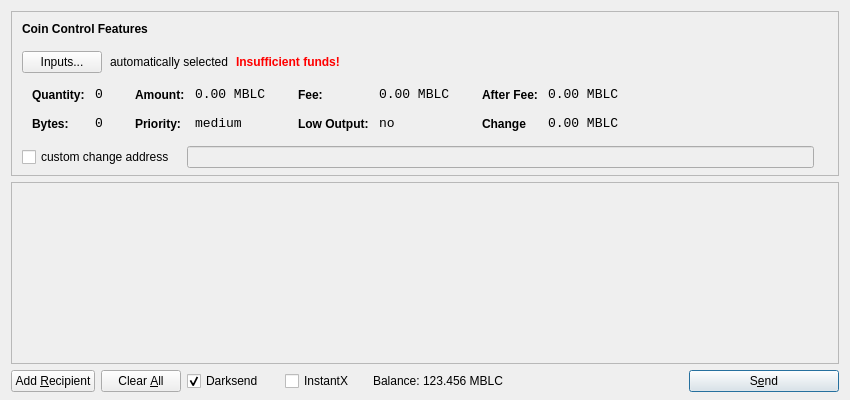
<?xml version="1.0" encoding="UTF-8"?>
<ui version="4.0">
 <class>SendCoinsDialog</class>
 <widget class="QDialog" name="SendCoinsDialog">
  <property name="geometry">
   <rect>
    <x>0</x>
    <y>0</y>
    <width>850</width>
    <height>400</height>
   </rect>
  </property>
  <property name="windowTitle">
   <string>Send Coins</string>
  </property>
  <layout class="QVBoxLayout" name="verticalLayout" stretch="0,1,0">
   <property name="bottomMargin">
    <number>8</number>
   </property>
   <item>
    <widget class="QFrame" name="frameCoinControl">
     <property name="sizePolicy">
      <sizepolicy hsizetype="Expanding" vsizetype="Expanding">
       <horstretch>0</horstretch>
       <verstretch>0</verstretch>
      </sizepolicy>
     </property>
     <property name="maximumSize">
      <size>
       <width>16777215</width>
       <height>16777215</height>
      </size>
     </property>
     <property name="styleSheet">
      <string notr="true"/>
     </property>
     <property name="frameShape">
      <enum>QFrame::StyledPanel</enum>
     </property>
     <property name="frameShadow">
      <enum>QFrame::Sunken</enum>
     </property>
     <layout class="QVBoxLayout" name="verticalLayoutCoinControl2">
      <property name="spacing">
       <number>6</number>
      </property>
      <property name="leftMargin">
       <number>0</number>
      </property>
      <property name="topMargin">
       <number>0</number>
      </property>
      <property name="rightMargin">
       <number>0</number>
      </property>
      <property name="bottomMargin">
       <number>6</number>
      </property>
      <item>
       <layout class="QVBoxLayout" name="verticalLayoutCoinControl" stretch="0,0,0,0,1">
        <property name="spacing">
         <number>0</number>
        </property>
        <property name="leftMargin">
         <number>10</number>
        </property>
        <property name="topMargin">
         <number>10</number>
        </property>
        <item>
         <layout class="QHBoxLayout" name="horizontalLayoutCoinControl1">
          <property name="bottomMargin">
           <number>15</number>
          </property>
          <item>
           <widget class="QLabel" name="labelCoinControlFeatures">
            <property name="sizePolicy">
             <sizepolicy hsizetype="Preferred" vsizetype="Maximum">
              <horstretch>0</horstretch>
              <verstretch>0</verstretch>
             </sizepolicy>
            </property>
            <property name="font">
             <font>
              <weight>75</weight>
              <bold>true</bold>
             </font>
            </property>
            <property name="styleSheet">
             <string notr="true">font-weight:bold;</string>
            </property>
            <property name="text">
             <string>Coin Control Features</string>
            </property>
           </widget>
          </item>
         </layout>
        </item>
        <item>
         <layout class="QHBoxLayout" name="horizontalLayoutCoinControl2" stretch="0,0,0,0">
          <property name="spacing">
           <number>8</number>
          </property>
          <property name="bottomMargin">
           <number>10</number>
          </property>
          <item>
           <widget class="QPushButton" name="pushButtonCoinControl">
            <property name="styleSheet">
             <string notr="true"/>
            </property>
            <property name="text">
             <string>Inputs...</string>
            </property>
           </widget>
          </item>
          <item>
           <widget class="QLabel" name="labelCoinControlAutomaticallySelected">
            <property name="text">
             <string>automatically selected</string>
            </property>
            <property name="margin">
             <number>5</number>
            </property>
           </widget>
          </item>
          <item>
           <widget class="QLabel" name="labelCoinControlInsuffFunds">
            <property name="font">
             <font>
              <weight>75</weight>
              <bold>true</bold>
             </font>
            </property>
            <property name="styleSheet">
             <string notr="true">color:red;font-weight:bold;</string>
            </property>
            <property name="text">
             <string>Insufficient funds!</string>
            </property>
            <property name="margin">
             <number>5</number>
            </property>
           </widget>
          </item>
          <item>
           <spacer name="horizontalSpacerCoinControl">
            <property name="orientation">
             <enum>Qt::Horizontal</enum>
            </property>
            <property name="sizeHint" stdset="0">
             <size>
              <width>40</width>
              <height>1</height>
             </size>
            </property>
           </spacer>
          </item>
         </layout>
        </item>
        <item>
         <widget class="QWidget" name="widgetCoinControl" native="true">
          <property name="sizePolicy">
           <sizepolicy hsizetype="Preferred" vsizetype="Preferred">
            <horstretch>0</horstretch>
            <verstretch>0</verstretch>
           </sizepolicy>
          </property>
          <property name="minimumSize">
           <size>
            <width>0</width>
            <height>0</height>
           </size>
          </property>
          <property name="styleSheet">
           <string notr="true"/>
          </property>
          <layout class="QHBoxLayout" name="horizontalLayoutCoinControl5">
           <property name="leftMargin">
            <number>0</number>
           </property>
           <property name="topMargin">
            <number>0</number>
           </property>
           <property name="rightMargin">
            <number>0</number>
           </property>
           <property name="bottomMargin">
            <number>0</number>
           </property>
           <item>
            <layout class="QHBoxLayout" name="horizontalLayoutCoinControl3" stretch="0,0,0,1">
             <property name="spacing">
              <number>20</number>
             </property>
             <property name="topMargin">
              <number>0</number>
             </property>
             <property name="bottomMargin">
              <number>10</number>
             </property>
             <item>
              <layout class="QFormLayout" name="formLayoutCoinControl1">
               <property name="horizontalSpacing">
                <number>10</number>
               </property>
               <property name="verticalSpacing">
                <number>14</number>
               </property>
               <property name="leftMargin">
                <number>10</number>
               </property>
               <property name="topMargin">
                <number>4</number>
               </property>
               <property name="rightMargin">
                <number>6</number>
               </property>
               <item row="0" column="0">
                <widget class="QLabel" name="labelCoinControlQuantityText">
                 <property name="styleSheet">
                  <string notr="true">font-weight:bold;</string>
                 </property>
                 <property name="text">
                  <string>Quantity:</string>
                 </property>
                 <property name="margin">
                  <number>0</number>
                 </property>
                </widget>
               </item>
               <item row="0" column="1">
                <widget class="QLabel" name="labelCoinControlQuantity">
                 <property name="font">
                  <font>
                   <family>Monospace</family>
                   <pointsize>10</pointsize>
                  </font>
                 </property>
                 <property name="cursor">
                  <cursorShape>IBeamCursor</cursorShape>
                 </property>
                 <property name="contextMenuPolicy">
                  <enum>Qt::ActionsContextMenu</enum>
                 </property>
                 <property name="text">
                  <string>0</string>
                 </property>
                 <property name="margin">
                  <number>0</number>
                 </property>
                 <property name="textInteractionFlags">
                  <set>Qt::LinksAccessibleByMouse|Qt::TextSelectableByKeyboard|Qt::TextSelectableByMouse</set>
                 </property>
                </widget>
               </item>
               <item row="1" column="0">
                <widget class="QLabel" name="labelCoinControlBytesText">
                 <property name="styleSheet">
                  <string notr="true">font-weight:bold;</string>
                 </property>
                 <property name="text">
                  <string>Bytes:</string>
                 </property>
                </widget>
               </item>
               <item row="1" column="1">
                <widget class="QLabel" name="labelCoinControlBytes">
                 <property name="font">
                  <font>
                   <family>Monospace</family>
                   <pointsize>10</pointsize>
                  </font>
                 </property>
                 <property name="cursor">
                  <cursorShape>IBeamCursor</cursorShape>
                 </property>
                 <property name="contextMenuPolicy">
                  <enum>Qt::ActionsContextMenu</enum>
                 </property>
                 <property name="text">
                  <string>0</string>
                 </property>
                 <property name="textInteractionFlags">
                  <set>Qt::LinksAccessibleByMouse|Qt::TextSelectableByKeyboard|Qt::TextSelectableByMouse</set>
                 </property>
                </widget>
               </item>
              </layout>
             </item>
             <item>
              <layout class="QFormLayout" name="formLayoutCoinControl2">
               <property name="horizontalSpacing">
                <number>10</number>
               </property>
               <property name="verticalSpacing">
                <number>14</number>
               </property>
               <property name="leftMargin">
                <number>6</number>
               </property>
               <property name="topMargin">
                <number>4</number>
               </property>
               <property name="rightMargin">
                <number>6</number>
               </property>
               <item row="0" column="0">
                <widget class="QLabel" name="labelCoinControlAmountText">
                 <property name="styleSheet">
                  <string notr="true">font-weight:bold;</string>
                 </property>
                 <property name="text">
                  <string>Amount:</string>
                 </property>
                 <property name="margin">
                  <number>0</number>
                 </property>
                </widget>
               </item>
               <item row="0" column="1">
                <widget class="QLabel" name="labelCoinControlAmount">
                 <property name="font">
                  <font>
                   <family>Monospace</family>
                   <pointsize>10</pointsize>
                  </font>
                 </property>
                 <property name="cursor">
                  <cursorShape>IBeamCursor</cursorShape>
                 </property>
                 <property name="contextMenuPolicy">
                  <enum>Qt::ActionsContextMenu</enum>
                 </property>
                 <property name="text">
                  <string>0.00 MBLC</string>
                 </property>
                 <property name="textInteractionFlags">
                  <set>Qt::LinksAccessibleByMouse|Qt::TextSelectableByKeyboard|Qt::TextSelectableByMouse</set>
                 </property>
                </widget>
               </item>
               <item row="1" column="0">
                <widget class="QLabel" name="labelCoinControlPriorityText">
                 <property name="styleSheet">
                  <string notr="true">font-weight:bold;</string>
                 </property>
                 <property name="text">
                  <string>Priority:</string>
                 </property>
                </widget>
               </item>
               <item row="1" column="1">
                <widget class="QLabel" name="labelCoinControlPriority">
                 <property name="font">
                  <font>
                   <family>Monospace</family>
                   <pointsize>10</pointsize>
                  </font>
                 </property>
                 <property name="cursor">
                  <cursorShape>IBeamCursor</cursorShape>
                 </property>
                 <property name="contextMenuPolicy">
                  <enum>Qt::ActionsContextMenu</enum>
                 </property>
                 <property name="text">
                  <string>medium</string>
                 </property>
                 <property name="textInteractionFlags">
                  <set>Qt::LinksAccessibleByMouse|Qt::TextSelectableByKeyboard|Qt::TextSelectableByMouse</set>
                 </property>
                </widget>
               </item>
              </layout>
             </item>
             <item>
              <layout class="QFormLayout" name="formLayoutCoinControl3">
               <property name="horizontalSpacing">
                <number>10</number>
               </property>
               <property name="verticalSpacing">
                <number>14</number>
               </property>
               <property name="leftMargin">
                <number>6</number>
               </property>
               <property name="topMargin">
                <number>4</number>
               </property>
               <property name="rightMargin">
                <number>6</number>
               </property>
               <item row="0" column="0">
                <widget class="QLabel" name="labelCoinControlFeeText">
                 <property name="styleSheet">
                  <string notr="true">font-weight:bold;</string>
                 </property>
                 <property name="text">
                  <string>Fee:</string>
                 </property>
                 <property name="margin">
                  <number>0</number>
                 </property>
                </widget>
               </item>
               <item row="0" column="1">
                <widget class="QLabel" name="labelCoinControlFee">
                 <property name="font">
                  <font>
                   <family>Monospace</family>
                   <pointsize>10</pointsize>
                  </font>
                 </property>
                 <property name="cursor">
                  <cursorShape>IBeamCursor</cursorShape>
                 </property>
                 <property name="contextMenuPolicy">
                  <enum>Qt::ActionsContextMenu</enum>
                 </property>
                 <property name="text">
                  <string>0.00 MBLC</string>
                 </property>
                 <property name="textInteractionFlags">
                  <set>Qt::LinksAccessibleByMouse|Qt::TextSelectableByKeyboard|Qt::TextSelectableByMouse</set>
                 </property>
                </widget>
               </item>
               <item row="1" column="0">
                <widget class="QLabel" name="labelCoinControlLowOutputText">
                 <property name="styleSheet">
                  <string notr="true">font-weight:bold;</string>
                 </property>
                 <property name="text">
                  <string>Low Output:</string>
                 </property>
                </widget>
               </item>
               <item row="1" column="1">
                <widget class="QLabel" name="labelCoinControlLowOutput">
                 <property name="font">
                  <font>
                   <family>Monospace</family>
                   <pointsize>10</pointsize>
                  </font>
                 </property>
                 <property name="cursor">
                  <cursorShape>IBeamCursor</cursorShape>
                 </property>
                 <property name="contextMenuPolicy">
                  <enum>Qt::ActionsContextMenu</enum>
                 </property>
                 <property name="text">
                  <string>no</string>
                 </property>
                 <property name="textInteractionFlags">
                  <set>Qt::LinksAccessibleByMouse|Qt::TextSelectableByKeyboard|Qt::TextSelectableByMouse</set>
                 </property>
                </widget>
               </item>
              </layout>
             </item>
             <item>
              <layout class="QFormLayout" name="formLayoutCoinControl4">
               <property name="horizontalSpacing">
                <number>10</number>
               </property>
               <property name="verticalSpacing">
                <number>14</number>
               </property>
               <property name="leftMargin">
                <number>6</number>
               </property>
               <property name="topMargin">
                <number>4</number>
               </property>
               <property name="rightMargin">
                <number>6</number>
               </property>
               <item row="0" column="0">
                <widget class="QLabel" name="labelCoinControlAfterFeeText">
                 <property name="styleSheet">
                  <string notr="true">font-weight:bold;</string>
                 </property>
                 <property name="text">
                  <string>After Fee:</string>
                 </property>
                 <property name="margin">
                  <number>0</number>
                 </property>
                </widget>
               </item>
               <item row="0" column="1">
                <widget class="QLabel" name="labelCoinControlAfterFee">
                 <property name="font">
                  <font>
                   <family>Monospace</family>
                   <pointsize>10</pointsize>
                  </font>
                 </property>
                 <property name="cursor">
                  <cursorShape>IBeamCursor</cursorShape>
                 </property>
                 <property name="contextMenuPolicy">
                  <enum>Qt::ActionsContextMenu</enum>
                 </property>
                 <property name="text">
                  <string>0.00 MBLC</string>
                 </property>
                 <property name="textInteractionFlags">
                  <set>Qt::LinksAccessibleByMouse|Qt::TextSelectableByKeyboard|Qt::TextSelectableByMouse</set>
                 </property>
                </widget>
               </item>
               <item row="1" column="0">
                <widget class="QLabel" name="labelCoinControlChangeText">
                 <property name="styleSheet">
                  <string notr="true">font-weight:bold;</string>
                 </property>
                 <property name="text">
                  <string>Change</string>
                 </property>
                </widget>
               </item>
               <item row="1" column="1">
                <widget class="QLabel" name="labelCoinControlChange">
                 <property name="font">
                  <font>
                   <family>Monospace</family>
                   <pointsize>10</pointsize>
                  </font>
                 </property>
                 <property name="cursor">
                  <cursorShape>IBeamCursor</cursorShape>
                 </property>
                 <property name="contextMenuPolicy">
                  <enum>Qt::ActionsContextMenu</enum>
                 </property>
                 <property name="text">
                  <string>0.00 MBLC</string>
                 </property>
                 <property name="textInteractionFlags">
                  <set>Qt::LinksAccessibleByMouse|Qt::TextSelectableByKeyboard|Qt::TextSelectableByMouse</set>
                 </property>
                </widget>
               </item>
              </layout>
             </item>
            </layout>
           </item>
          </layout>
         </widget>
        </item>
        <item>
         <layout class="QHBoxLayout" name="horizontalLayoutCoinControl4" stretch="0,0,0">
          <property name="spacing">
           <number>12</number>
          </property>
          <property name="sizeConstraint">
           <enum>QLayout::SetDefaultConstraint</enum>
          </property>
          <property name="topMargin">
           <number>5</number>
          </property>
          <property name="rightMargin">
           <number>5</number>
          </property>
          <item>
           <widget class="QCheckBox" name="checkBoxCoinControlChange">
            <property name="text">
             <string>custom change address</string>
            </property>
           </widget>
          </item>
          <item>
           <widget class="QLineEdit" name="lineEditCoinControlChange">
            <property name="enabled">
             <bool>false</bool>
            </property>
            <property name="sizePolicy">
             <sizepolicy hsizetype="Expanding" vsizetype="Fixed">
              <horstretch>0</horstretch>
              <verstretch>0</verstretch>
             </sizepolicy>
            </property>
           </widget>
          </item>
          <item>
           <widget class="QLabel" name="labelCoinControlChangeLabel">
            <property name="sizePolicy">
             <sizepolicy hsizetype="Preferred" vsizetype="Expanding">
              <horstretch>0</horstretch>
              <verstretch>0</verstretch>
             </sizepolicy>
            </property>
            <property name="minimumSize">
             <size>
              <width>0</width>
              <height>0</height>
             </size>
            </property>
            <property name="text">
             <string/>
            </property>
            <property name="margin">
             <number>3</number>
            </property>
           </widget>
          </item>
         </layout>
        </item>
        <item>
         <spacer name="verticalSpacerCoinControl">
          <property name="orientation">
           <enum>Qt::Vertical</enum>
          </property>
          <property name="sizeHint" stdset="0">
           <size>
            <width>800</width>
            <height>1</height>
           </size>
          </property>
         </spacer>
        </item>
       </layout>
      </item>
     </layout>
    </widget>
   </item>
   <item>
    <widget class="QScrollArea" name="scrollArea">
     <property name="widgetResizable">
      <bool>true</bool>
     </property>
     <widget class="QWidget" name="scrollAreaWidgetContents">
      <property name="geometry">
       <rect>
        <x>0</x>
        <y>0</y>
        <width>830</width>
        <height>152</height>
       </rect>
      </property>
      <layout class="QVBoxLayout" name="verticalLayout_2">
       <property name="leftMargin">
        <number>0</number>
       </property>
       <property name="topMargin">
        <number>0</number>
       </property>
       <property name="rightMargin">
        <number>0</number>
       </property>
       <property name="bottomMargin">
        <number>0</number>
       </property>
       <item>
        <layout class="QVBoxLayout" name="entries">
         <property name="spacing">
          <number>6</number>
         </property>
        </layout>
       </item>
       <item>
        <spacer name="verticalSpacer">
         <property name="orientation">
          <enum>Qt::Vertical</enum>
         </property>
         <property name="sizeHint" stdset="0">
          <size>
           <width>20</width>
           <height>40</height>
          </size>
         </property>
        </spacer>
       </item>
      </layout>
     </widget>
    </widget>
   </item>
   <item>
    <layout class="QHBoxLayout" name="horizontalLayout">
     <item>
      <widget class="QPushButton" name="addButton">
       <property name="toolTip">
        <string>Send to multiple recipients at once</string>
       </property>
       <property name="text">
        <string>Add &amp;Recipient</string>
       </property>
       <property name="autoDefault">
        <bool>false</bool>
       </property>
      </widget>
     </item>
     <item>
      <widget class="QPushButton" name="clearButton">
       <property name="sizePolicy">
        <sizepolicy hsizetype="Minimum" vsizetype="Fixed">
         <horstretch>0</horstretch>
         <verstretch>0</verstretch>
        </sizepolicy>
       </property>
       <property name="toolTip">
        <string>Remove all transaction fields</string>
       </property>
       <property name="text">
        <string>Clear &amp;All</string>
       </property>
       <property name="autoRepeatDelay">
        <number>300</number>
       </property>
       <property name="autoDefault">
        <bool>false</bool>
       </property>
      </widget>
     </item>
     <item>
      <layout class="QHBoxLayout" name="horizontalLayout_2">
       <property name="spacing">
        <number>3</number>
       </property>
       <item>
        <widget class="QCheckBox" name="checkUseDarksend">
         <property name="minimumSize">
          <size>
           <width>95</width>
           <height>0</height>
          </size>
         </property>
         <property name="text">
          <string>Darksend</string>
         </property>
         <property name="checked">
          <bool>true</bool>
         </property>
        </widget>
       </item>
       <item>
        <widget class="QCheckBox" name="checkInstantX">
         <property name="enabled">
          <bool>true</bool>
         </property>
         <property name="minimumSize">
          <size>
           <width>85</width>
           <height>0</height>
          </size>
         </property>
         <property name="text">
          <string>InstantX</string>
         </property>
        </widget>
       </item>
       <item>
        <widget class="QLabel" name="label">
         <property name="sizePolicy">
          <sizepolicy hsizetype="Preferred" vsizetype="Fixed">
           <horstretch>0</horstretch>
           <verstretch>0</verstretch>
          </sizepolicy>
         </property>
         <property name="text">
          <string>Balance:</string>
         </property>
        </widget>
       </item>
       <item>
        <widget class="QLabel" name="labelBalance">
         <property name="sizePolicy">
          <sizepolicy hsizetype="Preferred" vsizetype="Fixed">
           <horstretch>0</horstretch>
           <verstretch>0</verstretch>
          </sizepolicy>
         </property>
         <property name="cursor">
          <cursorShape>IBeamCursor</cursorShape>
         </property>
         <property name="text">
          <string>123.456 MBLC</string>
         </property>
         <property name="textInteractionFlags">
          <set>Qt::LinksAccessibleByMouse|Qt::TextSelectableByKeyboard|Qt::TextSelectableByMouse</set>
         </property>
        </widget>
       </item>
      </layout>
     </item>
     <item>
      <spacer name="horizontalSpacer">
       <property name="orientation">
        <enum>Qt::Horizontal</enum>
       </property>
       <property name="sizeHint" stdset="0">
        <size>
         <width>40</width>
         <height>20</height>
        </size>
       </property>
      </spacer>
     </item>
     <item>
      <widget class="QPushButton" name="sendButton">
       <property name="minimumSize">
        <size>
         <width>150</width>
         <height>0</height>
        </size>
       </property>
       <property name="toolTip">
        <string>Confirm the send action</string>
       </property>
       <property name="text">
        <string>S&amp;end</string>
       </property>
       <property name="icon">
        <iconset resource="../bitcoin.qrc">
         <normaloff>:/icons/send</normaloff>:/icons/send</iconset>
       </property>
       <property name="default">
        <bool>true</bool>
       </property>
      </widget>
     </item>
    </layout>
   </item>
  </layout>
 </widget>
 <resources>
  <include location="../bitcoin.qrc"/>
 </resources>
 <connections/>
</ui>
